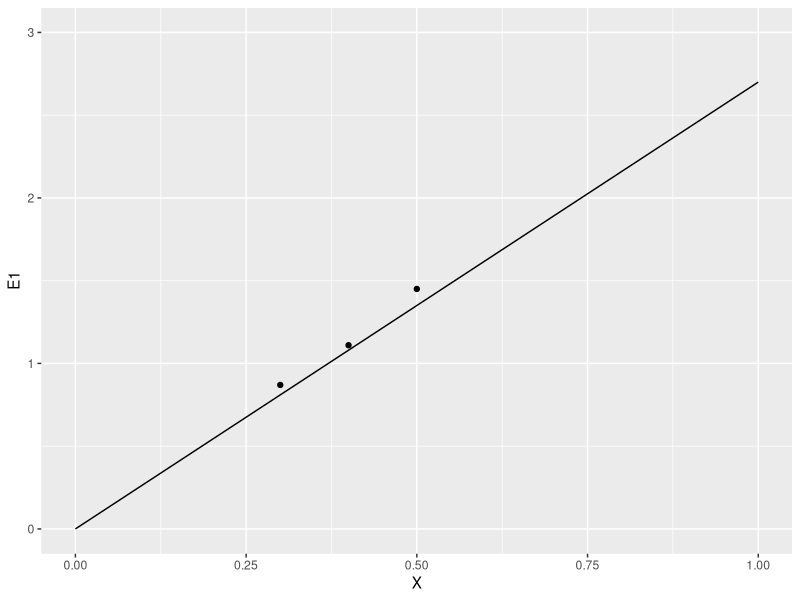

Write the R code that produced this figure.
library(ggplot2)

E1 <- c(0.87,1.11,1.45)
X <- c(0.3,0.4,0.5) 

Xl <- c(0,0.1,0.2,0.3,0.4,0.5,0.6,0.7,0.8,0.9,1) 
E1f <- 2.7*Xl
dat <- data.frame(X,E1,"data")
colnames(dat) <- c("X","E1","description")
f <- data.frame(Xl,E1f,"ruby")
colnames(f) <- c("X","E1","description")
j = rbind(dat,f)

p <- ggplot() 
p + geom_point(data = dat, aes(x=X, y= E1, description='data')) + geom_line(data = f, aes(x=X, y=E1)) + scale_x_continuous(limits = c(0, 1)) + scale_y_continuous(limits = c(0, 3))
#p2 <- ggplot(dat, aes( X, E1p ))
#p2 + geom_line() + scale_x_continuous(limits = c(0, 1)) + scale_y_continuous(limits = c(0, 3))
